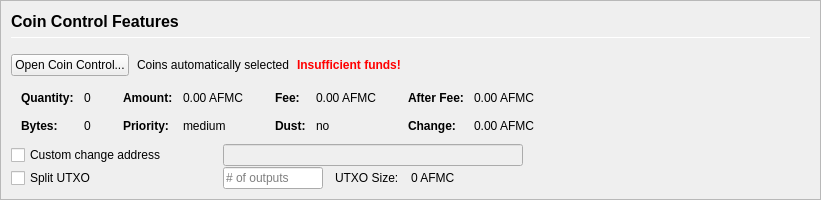
         <widget class="QFrame" name="frameCoinControl">
          <property name="sizePolicy">
           <sizepolicy hsizetype="Expanding" vsizetype="Expanding">
            <horstretch>0</horstretch>
            <verstretch>0</verstretch>
           </sizepolicy>
          </property>
          <property name="maximumSize">
           <size>
            <width>16777215</width>
            <height>16777215</height>
           </size>
          </property>
          <property name="frameShape">
           <enum>QFrame::StyledPanel</enum>
          </property>
          <property name="frameShadow">
           <enum>QFrame::Sunken</enum>
          </property>
          <layout class="QVBoxLayout" name="verticalLayoutCoinControl2">
           <property name="spacing">
            <number>0</number>
           </property>
           <property name="margin">
            <number>0</number>
           </property>
           <item>
            <widget class="QFrame" name="frameCoinControl_BG">
             <layout class="QVBoxLayout" name="verticalLayoutCoinControl" stretch="0,0,0,0,0,0">
              <property name="spacing">
               <number>1</number>
              </property>
              <property name="leftMargin">
               <number>10</number>
              </property>
              <property name="topMargin">
               <number>10</number>
              </property>
              <item>
               <layout class="QHBoxLayout" name="horizontalLayoutCoinControl1">
                <property name="bottomMargin">
                 <number>15</number>
                </property>
                <item>
                 <layout class="QVBoxLayout" name="verticalLayout_3">
                  <property name="spacing">
                   <number>6</number>
                  </property>
                  <item>
                   <widget class="QLabel" name="labelCoinControlFeatures">
                    <property name="sizePolicy">
                     <sizepolicy hsizetype="Preferred" vsizetype="Maximum">
                      <horstretch>0</horstretch>
                      <verstretch>0</verstretch>
                     </sizepolicy>
                    </property>
                    <property name="minimumSize">
                     <size>
                      <width>0</width>
                      <height>20</height>
                     </size>
                    </property>
                    <property name="font">
                     <font>
                      <pointsize>12</pointsize>
                      <weight>75</weight>
                      <bold>true</bold>
                     </font>
                    </property>
                    <property name="styleSheet">
                     <string notr="true">font-weight:bold;</string>
                    </property>
                    <property name="text">
                     <string>Coin Control Features</string>
                    </property>
                   </widget>
                  </item>
                  <item>
                   <widget class="Line" name="line">
                    <property name="minimumSize">
                     <size>
                      <width>0</width>
                      <height>1</height>
                     </size>
                    </property>
                    <property name="maximumSize">
                     <size>
                      <width>16777215</width>
                      <height>1</height>
                     </size>
                    </property>
                    <property name="orientation">
                     <enum>Qt::Horizontal</enum>
                    </property>
                   </widget>
                  </item>
                 </layout>
                </item>
               </layout>
              </item>
              <item>
               <layout class="QHBoxLayout" name="horizontalLayoutCoinControl2" stretch="0,0,0,0">
                <property name="spacing">
                 <number>8</number>
                </property>
                <property name="bottomMargin">
                 <number>10</number>
                </property>
                <item>
                 <widget class="QPushButton" name="pushButtonCoinControl">
                  <property name="styleSheet">
                   <string notr="true"/>
                  </property>
                  <property name="text">
                   <string>Open Coin Control...</string>
                  </property>
                  <property name="autoDefault">
                   <bool>false</bool>
                  </property>
                 </widget>
                </item>
                <item>
                 <widget class="QLabel" name="labelCoinControlAutomaticallySelected">
                  <property name="text">
                   <string>Coins automatically selected</string>
                  </property>
                  <property name="margin">
                   <number>5</number>
                  </property>
                 </widget>
                </item>
                <item>
                 <widget class="QLabel" name="labelCoinControlInsuffFunds">
                  <property name="font">
                   <font>
                    <weight>75</weight>
                    <bold>true</bold>
                   </font>
                  </property>
                  <property name="styleSheet">
                   <string notr="true">color:red;font-weight:bold;</string>
                  </property>
                  <property name="text">
                   <string>Insufficient funds!</string>
                  </property>
                  <property name="margin">
                   <number>5</number>
                  </property>
                 </widget>
                </item>
                <item>
                 <spacer name="horizontalSpacerCoinControl">
                  <property name="orientation">
                   <enum>Qt::Horizontal</enum>
                  </property>
                  <property name="sizeHint" stdset="0">
                   <size>
                    <width>40</width>
                    <height>1</height>
                   </size>
                  </property>
                 </spacer>
                </item>
               </layout>
              </item>
              <item>
               <widget class="QWidget" name="widgetCoinControl" native="true">
                <property name="sizePolicy">
                 <sizepolicy hsizetype="Preferred" vsizetype="Preferred">
                  <horstretch>0</horstretch>
                  <verstretch>0</verstretch>
                 </sizepolicy>
                </property>
                <property name="minimumSize">
                 <size>
                  <width>0</width>
                  <height>0</height>
                 </size>
                </property>
                <property name="styleSheet">
                 <string notr="true"/>
                </property>
                <layout class="QHBoxLayout" name="horizontalLayoutCoinControl5">
                 <property name="margin">
                  <number>0</number>
                 </property>
                 <item>
                  <layout class="QHBoxLayout" name="horizontalLayoutCoinControl3" stretch="0,0,0,1">
                   <property name="spacing">
                    <number>20</number>
                   </property>
                   <property name="topMargin">
                    <number>0</number>
                   </property>
                   <property name="bottomMargin">
                    <number>10</number>
                   </property>
                   <item>
                    <layout class="QFormLayout" name="formLayoutCoinControl1">
                     <property name="horizontalSpacing">
                      <number>10</number>
                     </property>
                     <property name="verticalSpacing">
                      <number>14</number>
                     </property>
                     <property name="leftMargin">
                      <number>10</number>
                     </property>
                     <property name="topMargin">
                      <number>4</number>
                     </property>
                     <property name="rightMargin">
                      <number>6</number>
                     </property>
                     <item row="0" column="0">
                      <widget class="QLabel" name="labelCoinControlQuantityText">
                       <property name="font">
                        <font>
                         <weight>75</weight>
                         <bold>true</bold>
                        </font>
                       </property>
                       <property name="text">
                        <string>Quantity:</string>
                       </property>
                       <property name="margin">
                        <number>0</number>
                       </property>
                      </widget>
                     </item>
                     <item row="0" column="1">
                      <widget class="QLabel" name="labelCoinControlQuantity">
                       <property name="cursor">
                        <cursorShape>IBeamCursor</cursorShape>
                       </property>
                       <property name="contextMenuPolicy">
                        <enum>Qt::ActionsContextMenu</enum>
                       </property>
                       <property name="text">
                        <string notr="true">0</string>
                       </property>
                       <property name="margin">
                        <number>0</number>
                       </property>
                       <property name="textInteractionFlags">
                        <set>Qt::LinksAccessibleByMouse|Qt::TextSelectableByKeyboard|Qt::TextSelectableByMouse</set>
                       </property>
                      </widget>
                     </item>
                     <item row="1" column="0">
                      <widget class="QLabel" name="labelCoinControlBytesText">
                       <property name="font">
                        <font>
                         <weight>75</weight>
                         <bold>true</bold>
                        </font>
                       </property>
                       <property name="text">
                        <string>Bytes:</string>
                       </property>
                      </widget>
                     </item>
                     <item row="1" column="1">
                      <widget class="QLabel" name="labelCoinControlBytes">
                       <property name="cursor">
                        <cursorShape>IBeamCursor</cursorShape>
                       </property>
                       <property name="contextMenuPolicy">
                        <enum>Qt::ActionsContextMenu</enum>
                       </property>
                       <property name="text">
                        <string notr="true">0</string>
                       </property>
                       <property name="textInteractionFlags">
                        <set>Qt::LinksAccessibleByMouse|Qt::TextSelectableByKeyboard|Qt::TextSelectableByMouse</set>
                       </property>
                      </widget>
                     </item>
                    </layout>
                   </item>
                   <item>
                    <layout class="QFormLayout" name="formLayoutCoinControl2">
                     <property name="horizontalSpacing">
                      <number>10</number>
                     </property>
                     <property name="verticalSpacing">
                      <number>14</number>
                     </property>
                     <property name="leftMargin">
                      <number>6</number>
                     </property>
                     <property name="topMargin">
                      <number>4</number>
                     </property>
                     <property name="rightMargin">
                      <number>6</number>
                     </property>
                     <item row="0" column="0">
                      <widget class="QLabel" name="labelCoinControlAmountText">
                       <property name="font">
                        <font>
                         <weight>75</weight>
                         <bold>true</bold>
                        </font>
                       </property>
                       <property name="text">
                        <string>Amount:</string>
                       </property>
                       <property name="margin">
                        <number>0</number>
                       </property>
                      </widget>
                     </item>
                     <item row="0" column="1">
                      <widget class="QLabel" name="labelCoinControlAmount">
                       <property name="cursor">
                        <cursorShape>IBeamCursor</cursorShape>
                       </property>
                       <property name="contextMenuPolicy">
                        <enum>Qt::ActionsContextMenu</enum>
                       </property>
                       <property name="text">
                        <string notr="true">0.00 AFMC</string>
                       </property>
                       <property name="textInteractionFlags">
                        <set>Qt::LinksAccessibleByMouse|Qt::TextSelectableByKeyboard|Qt::TextSelectableByMouse</set>
                       </property>
                      </widget>
                     </item>
                     <item row="1" column="0">
                      <widget class="QLabel" name="labelCoinControlPriorityText">
                       <property name="font">
                        <font>
                         <weight>75</weight>
                         <bold>true</bold>
                        </font>
                       </property>
                       <property name="text">
                        <string>Priority:</string>
                       </property>
                      </widget>
                     </item>
                     <item row="1" column="1">
                      <widget class="QLabel" name="labelCoinControlPriority">
                       <property name="cursor">
                        <cursorShape>IBeamCursor</cursorShape>
                       </property>
                       <property name="contextMenuPolicy">
                        <enum>Qt::ActionsContextMenu</enum>
                       </property>
                       <property name="text">
                        <string>medium</string>
                       </property>
                       <property name="textInteractionFlags">
                        <set>Qt::LinksAccessibleByMouse|Qt::TextSelectableByKeyboard|Qt::TextSelectableByMouse</set>
                       </property>
                      </widget>
                     </item>
                    </layout>
                   </item>
                   <item>
                    <layout class="QFormLayout" name="formLayoutCoinControl3">
                     <property name="horizontalSpacing">
                      <number>10</number>
                     </property>
                     <property name="verticalSpacing">
                      <number>14</number>
                     </property>
                     <property name="leftMargin">
                      <number>6</number>
                     </property>
                     <property name="topMargin">
                      <number>4</number>
                     </property>
                     <property name="rightMargin">
                      <number>6</number>
                     </property>
                     <item row="0" column="0">
                      <widget class="QLabel" name="labelCoinControlFeeText">
                       <property name="font">
                        <font>
                         <weight>75</weight>
                         <bold>true</bold>
                        </font>
                       </property>
                       <property name="text">
                        <string>Fee:</string>
                       </property>
                       <property name="margin">
                        <number>0</number>
                       </property>
                      </widget>
                     </item>
                     <item row="0" column="1">
                      <widget class="QLabel" name="labelCoinControlFee">
                       <property name="cursor">
                        <cursorShape>IBeamCursor</cursorShape>
                       </property>
                       <property name="contextMenuPolicy">
                        <enum>Qt::ActionsContextMenu</enum>
                       </property>
                       <property name="text">
                        <string notr="true">0.00 AFMC</string>
                       </property>
                       <property name="textInteractionFlags">
                        <set>Qt::LinksAccessibleByMouse|Qt::TextSelectableByKeyboard|Qt::TextSelectableByMouse</set>
                       </property>
                      </widget>
                     </item>
                     <item row="1" column="0">
                      <widget class="QLabel" name="labelCoinControlLowOutputText">
                       <property name="font">
                        <font>
                         <weight>75</weight>
                         <bold>true</bold>
                        </font>
                       </property>
                       <property name="text">
                        <string>Dust:</string>
                       </property>
                      </widget>
                     </item>
                     <item row="1" column="1">
                      <widget class="QLabel" name="labelCoinControlLowOutput">
                       <property name="cursor">
                        <cursorShape>IBeamCursor</cursorShape>
                       </property>
                       <property name="contextMenuPolicy">
                        <enum>Qt::ActionsContextMenu</enum>
                       </property>
                       <property name="text">
                        <string>no</string>
                       </property>
                       <property name="textInteractionFlags">
                        <set>Qt::LinksAccessibleByMouse|Qt::TextSelectableByKeyboard|Qt::TextSelectableByMouse</set>
                       </property>
                      </widget>
                     </item>
                    </layout>
                   </item>
                   <item>
                    <layout class="QFormLayout" name="formLayoutCoinControl4">
                     <property name="horizontalSpacing">
                      <number>10</number>
                     </property>
                     <property name="verticalSpacing">
                      <number>14</number>
                     </property>
                     <property name="leftMargin">
                      <number>6</number>
                     </property>
                     <property name="topMargin">
                      <number>4</number>
                     </property>
                     <property name="rightMargin">
                      <number>6</number>
                     </property>
                     <item row="0" column="0">
                      <widget class="QLabel" name="labelCoinControlAfterFeeText">
                       <property name="font">
                        <font>
                         <weight>75</weight>
                         <bold>true</bold>
                        </font>
                       </property>
                       <property name="text">
                        <string>After Fee:</string>
                       </property>
                       <property name="margin">
                        <number>0</number>
                       </property>
                      </widget>
                     </item>
                     <item row="0" column="1">
                      <widget class="QLabel" name="labelCoinControlAfterFee">
                       <property name="cursor">
                        <cursorShape>IBeamCursor</cursorShape>
                       </property>
                       <property name="contextMenuPolicy">
                        <enum>Qt::ActionsContextMenu</enum>
                       </property>
                       <property name="text">
                        <string notr="true">0.00 AFMC</string>
                       </property>
                       <property name="textInteractionFlags">
                        <set>Qt::LinksAccessibleByMouse|Qt::TextSelectableByKeyboard|Qt::TextSelectableByMouse</set>
                       </property>
                      </widget>
                     </item>
                     <item row="1" column="0">
                      <widget class="QLabel" name="labelCoinControlChangeText">
                       <property name="font">
                        <font>
                         <weight>75</weight>
                         <bold>true</bold>
                        </font>
                       </property>
                       <property name="text">
                        <string>Change:</string>
                       </property>
                      </widget>
                     </item>
                     <item row="1" column="1">
                      <widget class="QLabel" name="labelCoinControlChange">
                       <property name="cursor">
                        <cursorShape>IBeamCursor</cursorShape>
                       </property>
                       <property name="contextMenuPolicy">
                        <enum>Qt::ActionsContextMenu</enum>
                       </property>
                       <property name="text">
                        <string notr="true">0.00 AFMC</string>
                       </property>
                       <property name="textInteractionFlags">
                        <set>Qt::LinksAccessibleByMouse|Qt::TextSelectableByKeyboard|Qt::TextSelectableByMouse</set>
                       </property>
                      </widget>
                     </item>
                    </layout>
                   </item>
                  </layout>
                 </item>
                </layout>
               </widget>
              </item>
              <item>
               <layout class="QHBoxLayout" name="horizontalLayoutCoinControl4">
                <property name="spacing">
                 <number>12</number>
                </property>
                <property name="sizeConstraint">
                 <enum>QLayout::SetDefaultConstraint</enum>
                </property>
                <property name="topMargin">
                 <number>0</number>
                </property>
                <property name="rightMargin">
                 <number>0</number>
                </property>
                <item>
                 <widget class="QCheckBox" name="checkBoxCoinControlChange">
                  <property name="sizePolicy">
                   <sizepolicy hsizetype="Preferred" vsizetype="Preferred">
                    <horstretch>0</horstretch>
                    <verstretch>0</verstretch>
                   </sizepolicy>
                  </property>
                  <property name="minimumSize">
                   <size>
                    <width>200</width>
                    <height>0</height>
                   </size>
                  </property>
                  <property name="maximumSize">
                   <size>
                    <width>200</width>
                    <height>16777215</height>
                   </size>
                  </property>
                  <property name="toolTip">
                   <string>If this is activated, but the change address is empty or invalid, change will be sent to a newly generated address.</string>
                  </property>
                  <property name="text">
                   <string>Custom change address</string>
                  </property>
                 </widget>
                </item>
                <item>
                 <widget class="QValidatedLineEdit" name="lineEditCoinControlChange">
                  <property name="enabled">
                   <bool>false</bool>
                  </property>
                  <property name="sizePolicy">
                   <sizepolicy hsizetype="Preferred" vsizetype="Preferred">
                    <horstretch>0</horstretch>
                    <verstretch>0</verstretch>
                   </sizepolicy>
                  </property>
                  <property name="minimumSize">
                   <size>
                    <width>300</width>
                    <height>0</height>
                   </size>
                  </property>
                 </widget>
                </item>
                <item>
                 <widget class="QLabel" name="labelCoinControlChangeLabel">
                  <property name="sizePolicy">
                   <sizepolicy hsizetype="Preferred" vsizetype="Preferred">
                    <horstretch>0</horstretch>
                    <verstretch>0</verstretch>
                   </sizepolicy>
                  </property>
                  <property name="minimumSize">
                   <size>
                    <width>100</width>
                    <height>0</height>
                   </size>
                  </property>
                  <property name="text">
                   <string/>
                  </property>
                  <property name="margin">
                   <number>3</number>
                  </property>
                 </widget>
                </item>
               </layout>
              </item>
              <item>
               <layout class="QHBoxLayout" name="horizontalLayoutCoinControl6">
                <property name="spacing">
                 <number>12</number>
                </property>
                <property name="rightMargin">
                 <number>0</number>
                </property>
                <item>
                 <widget class="QCheckBox" name="splitBlockCheckBox">
                  <property name="sizePolicy">
                   <sizepolicy hsizetype="Preferred" vsizetype="Preferred">
                    <horstretch>0</horstretch>
                    <verstretch>0</verstretch>
                   </sizepolicy>
                  </property>
                  <property name="minimumSize">
                   <size>
                    <width>200</width>
                    <height>0</height>
                   </size>
                  </property>
                  <property name="maximumSize">
                   <size>
                    <width>200</width>
                    <height>16777215</height>
                   </size>
                  </property>
                  <property name="text">
                   <string>Split UTXO</string>
                  </property>
                 </widget>
                </item>
                <item>
                 <widget class="QLineEdit" name="splitBlockLineEdit">
                  <property name="sizePolicy">
                   <sizepolicy hsizetype="Preferred" vsizetype="Preferred">
                    <horstretch>50</horstretch>
                    <verstretch>0</verstretch>
                   </sizepolicy>
                  </property>
                  <property name="minimumSize">
                   <size>
                    <width>100</width>
                    <height>0</height>
                   </size>
                  </property>
                  <property name="maximumSize">
                   <size>
                    <width>100</width>
                    <height>16777215</height>
                   </size>
                  </property>
                  <property name="placeholderText">
                   <string># of outputs</string>
                  </property>
                 </widget>
                </item>
                <item>
                 <widget class="QLabel" name="labelBlockSizeText">
                  <property name="text">
                   <string>UTXO Size:</string>
                  </property>
                 </widget>
                </item>
                <item>
                 <widget class="QLabel" name="labelBlockSize">
                  <property name="text">
                   <string>0 AFMC</string>
                  </property>
                 </widget>
                </item>
                <item>
                 <spacer name="horizontalSpacer_7">
                  <property name="orientation">
                   <enum>Qt::Horizontal</enum>
                  </property>
                  <property name="sizeHint" stdset="0">
                   <size>
                    <width>40</width>
                    <height>20</height>
                   </size>
                  </property>
                 </spacer>
                </item>
               </layout>
              </item>
              <item>
               <spacer name="verticalSpacerCoinControl">
                <property name="orientation">
                 <enum>Qt::Vertical</enum>
                </property>
                <property name="sizeHint" stdset="0">
                 <size>
                  <width>800</width>
                  <height>1</height>
                 </size>
                </property>
               </spacer>
              </item>
             </layout>
            </widget>
           </item>
          </layout>
         </widget>
